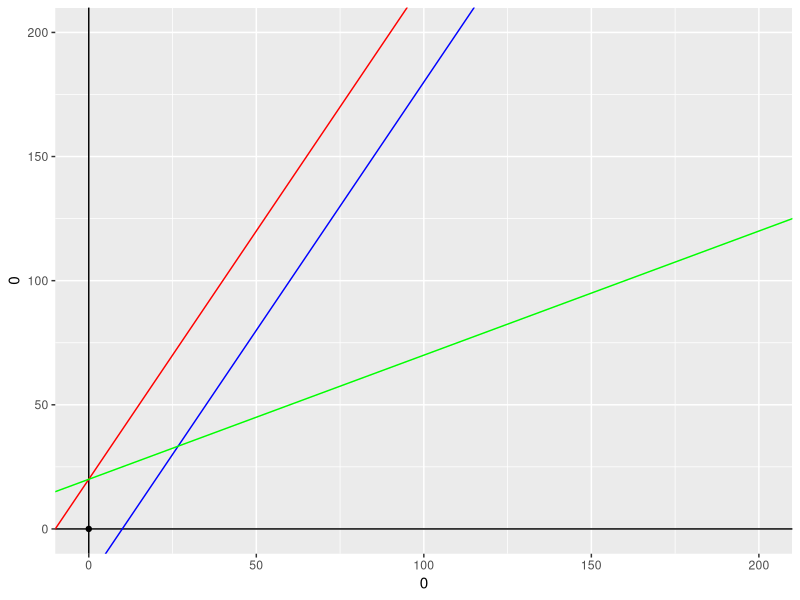
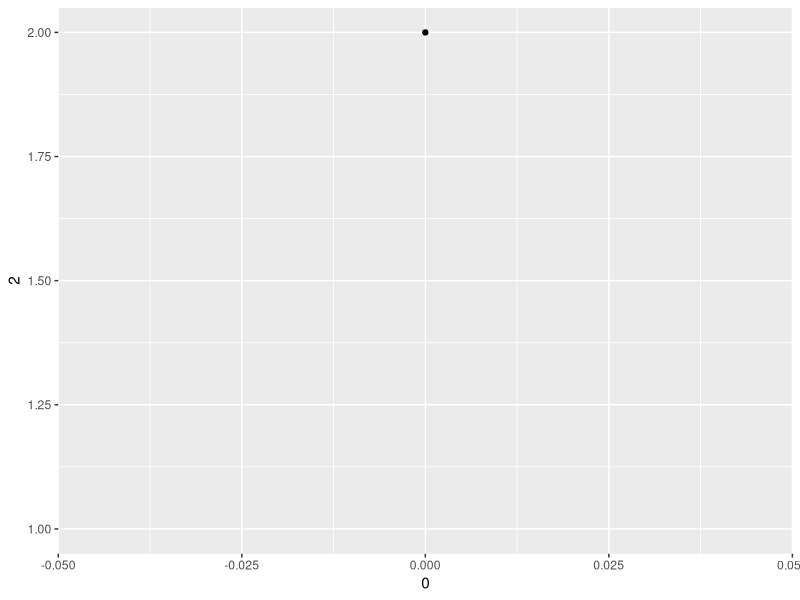
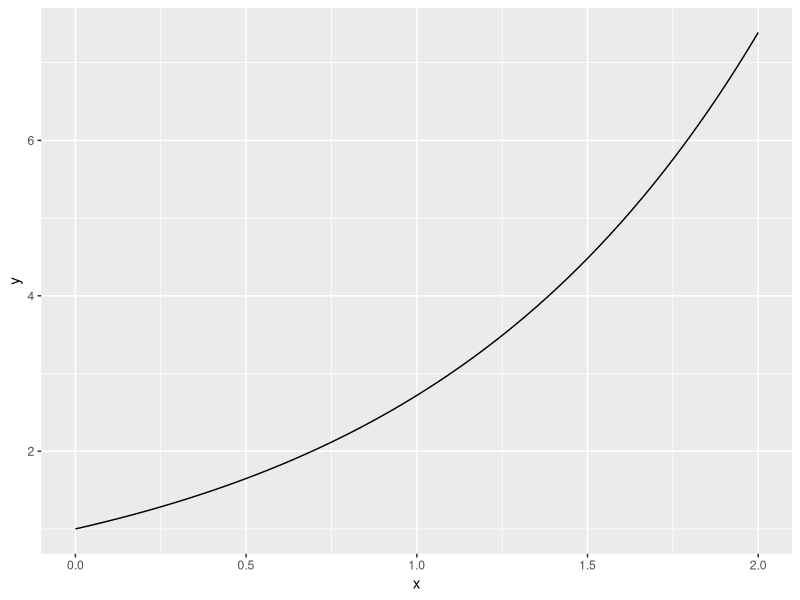
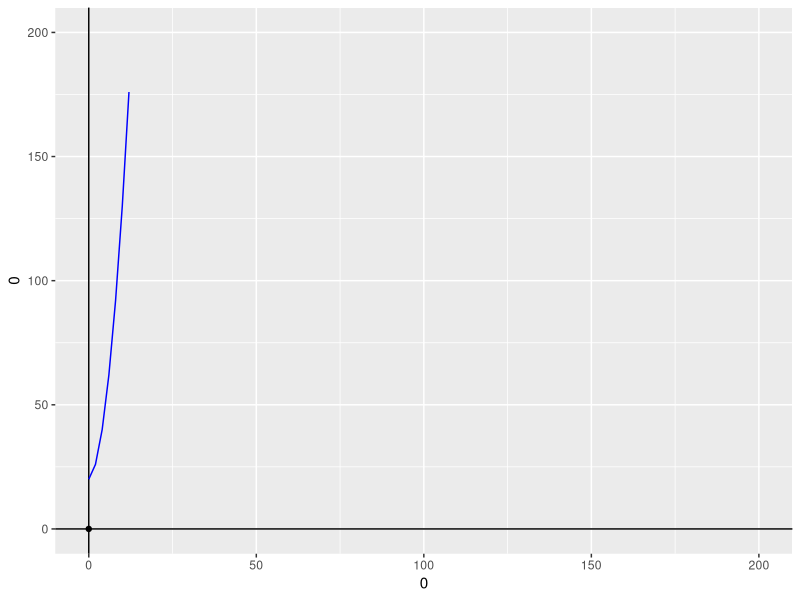

The R source for these figures, in order:
#========================================================================================
# Plotting Lines with y = mx + b in ggplot2
#======================================================================================== 
library(ggplot2)

# initialize with qplot(0,0)
# intercept in geom_abline stands for y_intercept
qplot(0,0) + 
  scale_x_continuous(limits = c(0,200))+
  scale_y_continuous(limits = c(0,200))+
  geom_vline(xintercept = 0) +
  geom_hline(yintercept = 0) + 
  geom_abline(slope = 2, intercept = (20), col = "red") +
  geom_abline(slope = 2, intercept = (-20), col = "blue") +
  geom_abline(slope = 1/2, intercept = (20), col = "green")


# Quadratic
qplot(0,2) +
  stat_function(fun=exp) 
# Or 
ggplot(data.frame(x=c(0, 2)), aes(x)) + 
  stat_function(fun=exp) # stat function

# Custom function
test <- function(x) {x ^ 2 + x + 20}
qplot(0,0) +
  scale_x_continuous(limits = c(0,200))+
  scale_y_continuous(limits = c(0,200))+
  geom_vline(xintercept = 0) +
  geom_hline(yintercept = 0) + 
  stat_function(fun=test, col = "blue") 
